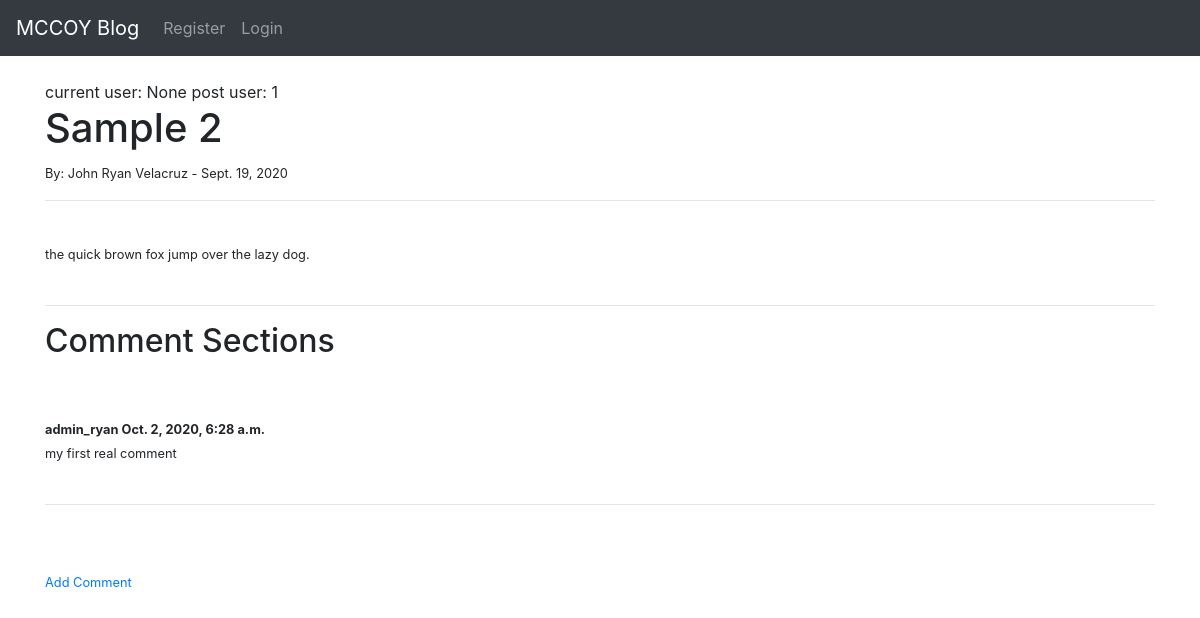
Screenshot of /blogs/2 with the database file from the repository.
### myblog/models.py (models this page shows, shortened)
class Post(models.Model):
	title = models.CharField(max_length=255)
	author = models.ForeignKey(User, on_delete=models.CASCADE)
	body = models.TextField()
	date_created = models.DateField(auto_now_add=True)
	category = models.CharField(max_length=255, default='coding')

class Comment(models.Model):
	post = models.ForeignKey(Post, related_name="comments", on_delete=models.CASCADE)
	name = models.CharField(max_length=255)
	body = models.TextField()
	date_added = models.DateTimeField(auto_now_add=True)

### myblog/views.py (the view)
# urls.py: path('blogs/<int:pk>', BlogDetailView.as_view(), name='blog-details'),
class BlogDetailView(DetailView):
	model = Post
	template_name = 'blog_details.html'

### myblog/templates/blog_details.html (shortened to what this page needs)
{% extends 'base.html' %}
{% block content %}
current user: {{ user.id }}
post user: {{ post.author.id }}
<h1>{{ post.title }}</h1>
<small>By: {{ post.author.first_name }} {{ post.author.last_name }} - {{ post.date_created }}</small> <small>
<hr>
<br/>
{{ post.body|slice:":200" }}
<br/><br/>
<hr>
<h2>Comment Sections</h2>
<br/>
<br/>
{% if not post.comments.all %}
	No Comments...
	<a href="{% url 'add_comment' post.pk %}">Click Me</a><br/><br/>
{% else %}
	{% for comment in post.comments.all %}
	<strong>
		{{ comment.name }}
		{{ comment.date_added }}
	</strong>
		{{ comment.body }}
	<br/><br/>
	<hr>
	{% endfor %}
	<br/><br/><a href="{% url 'add_comment' post.pk %}">Add Comment</a><br/><br/>
{% endif %}
{% endblock %}

### rows the page displays
Post: author.id "1", title "Sample 2", author.first_name "John Ryan", author.last_name "Velacruz", date_created "Sept. 19, 2020", body "the quick brown fox jump over the lazy dog."
Comment: name "admin_ryan", date_added "Oct. 2, 2020, 6:28 a.m.", body "my first real comment"

### other values shown
{{ user.id }} "None"
